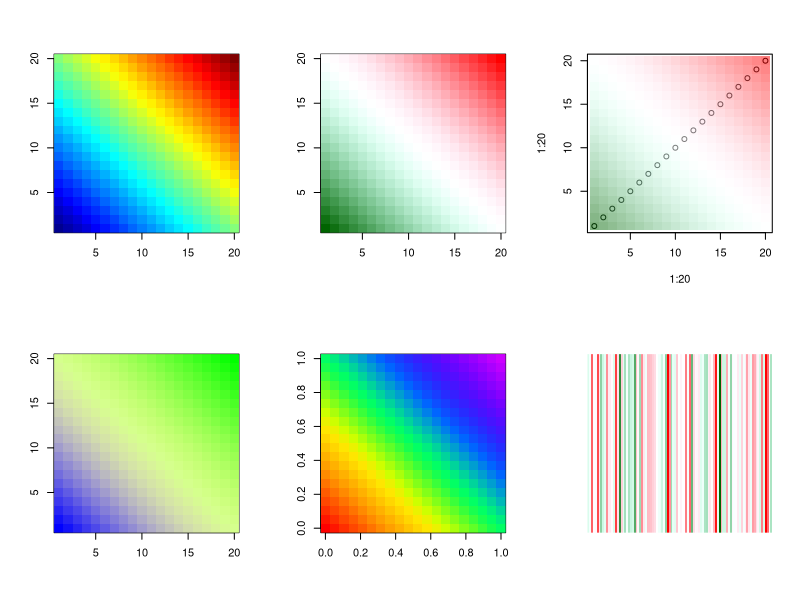

Here is the R script that generated this plot:
library(fields)


### Name: tim.colors
### Title: Some useful color tables for images and tools to handle them.
### Aliases: tim.colors larry.colors two.colors designer.colors color.scale
###   fieldsPlotColors
### Keywords: aplot

### ** Examples


tim.colors(10) 
# returns an array of 10 character strings encoding colors in hex format

# e.g. (red, green,  blue) values of   (16,255, 239)
#   translates to "#10FFEF" 
# rgb( 16/255, 255/255, 239/255, alpha=.5)
#   gives   "#10FFEF80"  note extra "alpha channel"

# veiw some color table choices
set.panel( 2,3)
z<- outer( 1:20,1:20, "+")
obj<- list( x=1:20,y=1:20,z=z )

image( obj, col=tim.colors( 200)) # 200 levels

image( obj, col=two.colors() )

# using tranparency without alpha the image plot would cover points
plot( 1:20,1:20)
image(obj, col=two.colors(alpha=.5), add=TRUE)

coltab<- designer.colors(col=c("blue", "grey", "green"),
                   x= c( 0,.3,1) ) 
image( obj, col= coltab )

# peg colors at some desired quantiles  of data.
# NOTE need 0 and 1 for the color scale to make sense
x<- quantile( c(z), c(0,.25,.5,.75,1.0) )
# scale these to [0,1]
zr<- range( c(z))
x<- (x-zr[1])/ (zr[2] - zr[1])  

coltab<- designer.colors(256,rainbow(5), x)
image( z, col= coltab )
# see image.plot for adding all kinds of legends

# some random color values
set.seed(123)
z<- rnorm(100)
hex.codes<- color.scale(z, col=two.colors())
N<-length( hex.codes)
# take a look at the coded values
# or equivalently create some Xmas wrapping paper!
image( 1:N, N, matrix(1:N, N,1) , col=hex.codes, axes=FALSE,
                               xlab="", ylab="")

set.panel()
